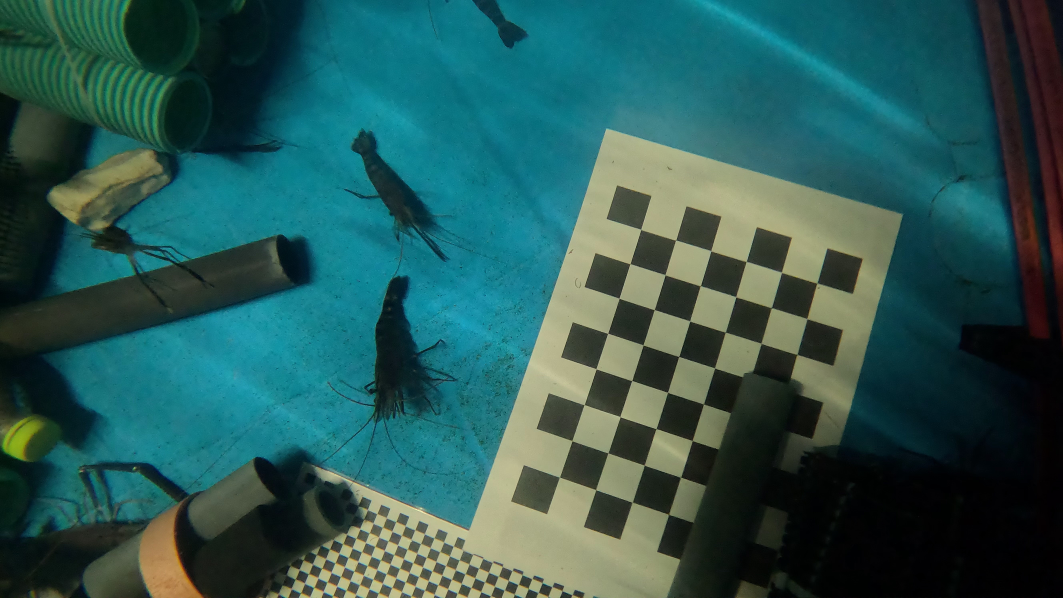
#> input picture src/image_enhancement/GX010065_1_180-jjj.jpg, 5312 x 2988 px, given as the content of the folder ./src/image_enhancement/valid_gamma, which was not available (shown at 1/5 size)
$ python motion_blur_detectiom.py
#> lines starting #> are read from the running program, lines starting #| are printed output that depends on the picture; long printed decimals are rounded; pictures that were not available may be replaced by others from this repository, and a replacement may not be noted
#> in process_images_folder, img is the input picture: shape (2988, 5312, 3); mean B, G, R 84.2, 87.5, 42.7
import cv2
import numpy as np
import cv2
import numpy as np
from tqdm import tqdm
import glob
import os

def detect_motion_blur(frame, variance_threshold=600):
    """
    Detects motion blur in a given frame.

    Parameters:
    - frame: The input frame to be analyzed.
    - variance_threshold: The threshold value for variance of the magnitude spectrum.
                          If the variance is below this threshold, it might indicate motion blur.

    Returns:
    - is_blur: A boolean value indicating whether motion blur is detected or not.
    - variance: The variance of the magnitude spectrum.

    """
#> called with variance_threshold = 525
    # Convert frame to grayscale
    gray = cv2.cvtColor(frame, cv2.COLOR_BGR2GRAY)
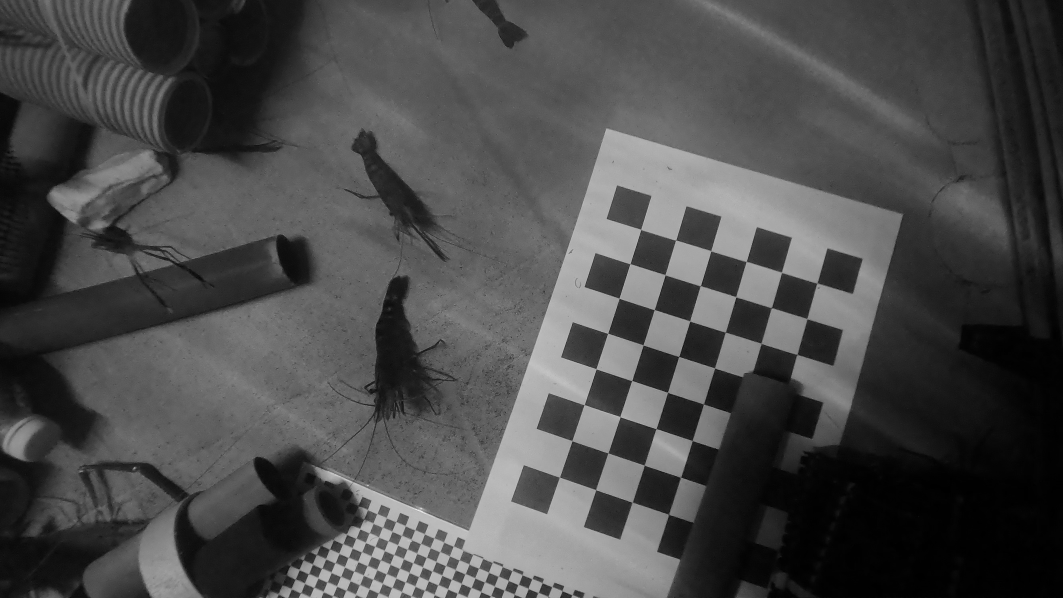
#> gray: shape (2988, 5312) (shown at 1/5 size); min 0, max 250, mean 73.7

    # Compute the Fourier Transform of the image
    f = np.fft.fft2(gray)
    fshift = np.fft.fftshift(f)

    # Compute the magnitude spectrum
    magnitude_spectrum = 20 * np.log(np.abs(fshift) + 1)  # Adding 1 to avoid log(0)
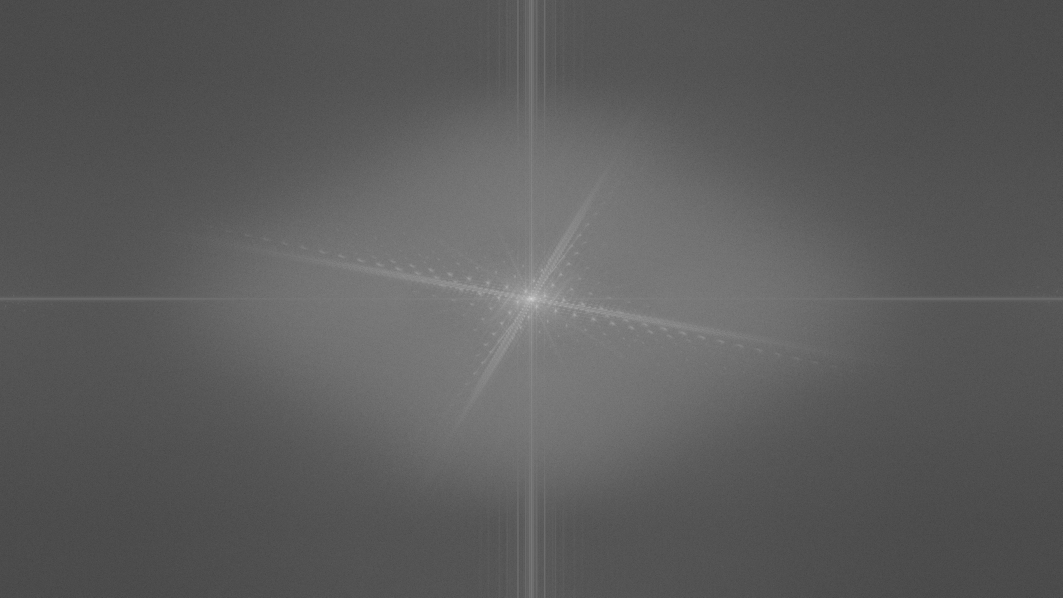
#> magnitude_spectrum: shape (2988, 5312) float64 (shown at 1/5 size); min 18.9, max 417.6, mean 163.2; drawn with min black and max white

    # Calculate the variance of the magnitude spectrum
    variance = np.var(magnitude_spectrum)
#> variance = 761

    # If variance is below the threshold, it might indicate motion blur
    if variance < variance_threshold:
        return True, variance
    else:
        return False, variance

# Replace 'path_to_your_video.mp4' with the actual path to your video file


def process_images_folder(folder, variance_threshold=550):
    """
    Process images in a folder and detect motion blur.

    Args:
        folder (str): The path to the folder containing the images.
        variance_threshold (int, optional): The threshold for detecting motion blur. Defaults to 550.

    Returns:
        None
    """
    # get all the files in the folder
    files = glob.glob(folder + '/*')
    # iterate over the files
    folder_to_save = os.path.join('./src/image_enhancement', 'blur')
    for file in tqdm(files):
        # read the image
        img = cv2.imread(file)
        #check if img is image file
        if img is None:
            continue
        # apply gamma correction
        is_blurry, variance = detect_motion_blur(img, variance_threshold)
#> is_blurry = False; variance = 761
        new_file_name = os.path.basename(file)+ '_blur.jpg'
        if is_blurry:
            print(f"{file} is blurry with variance {variance}")
            cv2.imwrite(os.path.join(folder_to_save, new_file_name), img)
        else:
            print(f"{file} is not blurry with variance {variance}")
#| _only/GX010065_1_180-jjj.jpg is not blurry with variance 760.970
process_images_folder("./src/image_enhancement/valid_gamma", 525)

$ run again, on src/image_enhancement/GX010071_MP4-0_jpg.rf.ee0df6c24807160545469e2389a0ed81.jpg
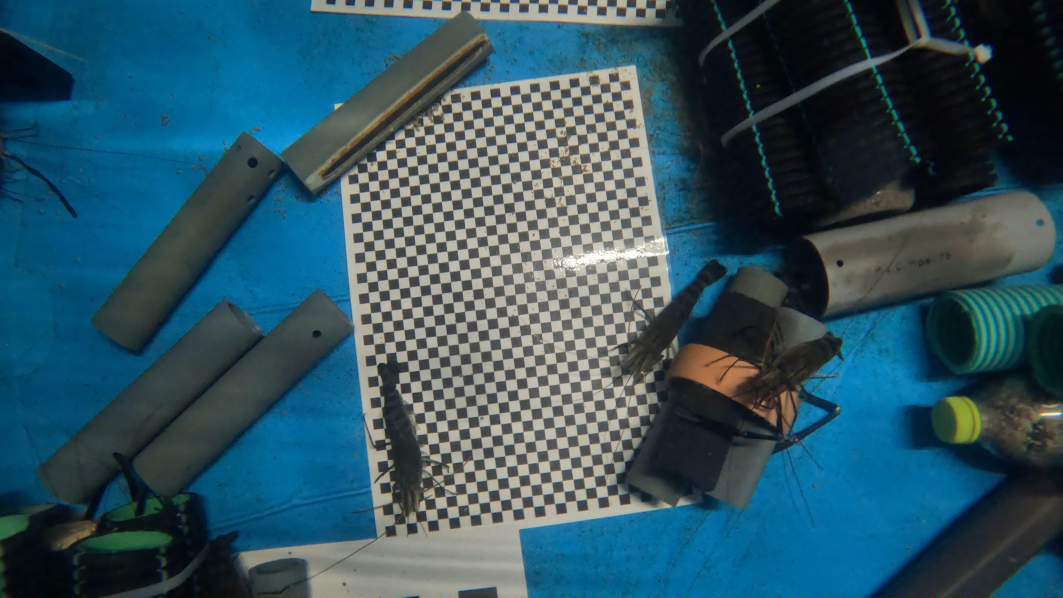
#> input picture src/image_enhancement/GX010071_MP4-0_jpg.rf.ee0df6c24807160545469e2389a0ed81.jpg, 5312 x 2988 px, given as the content of the folder ./src/image_enhancement/valid_gamma, which was not available (shown at 1/5 size)
#> in process_images_folder, img is the input picture: shape (2988, 5312, 3); mean B, G, R 96.7, 83.4, 48.9
#> in detect_motion_blur, `gray = cv2.cvtColor(frame, cv2.COLOR_BGR2GRAY)`:
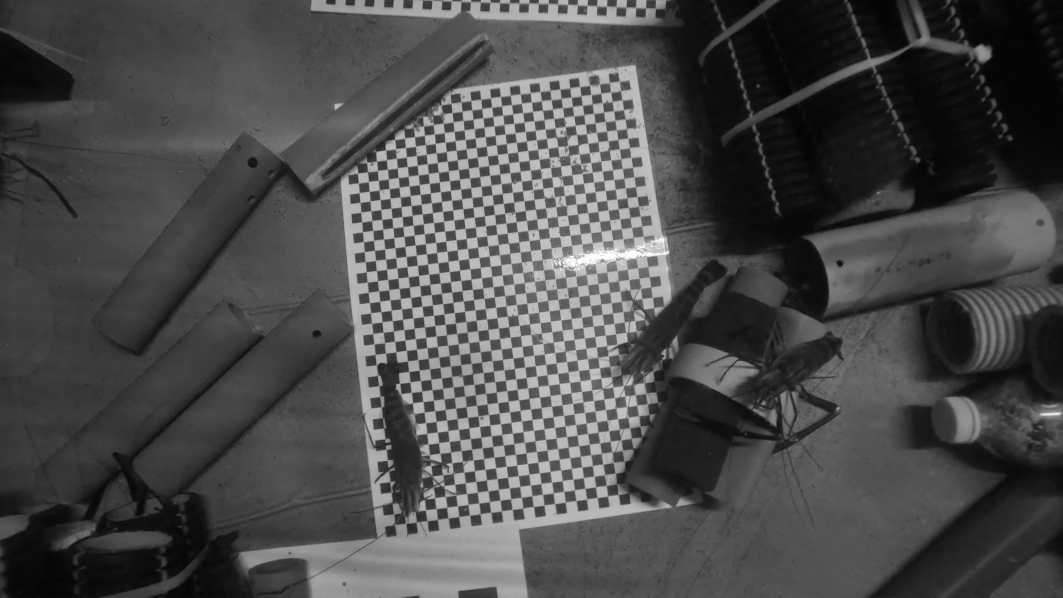
#> gray: shape (2988, 5312) (shown at 1/5 size); min 1, max 255, mean 74.6
#> in detect_motion_blur, `variance = np.var(magnitude_spectrum)`: variance = 652.4
#> in process_images_folder, `is_blurry, variance = detect_motion_blur(img, variance_threshold)`: is_blurry = False; variance = 652.4
#| _only/GX010071_MP4-0_jpg.rf.ee0df6c24807160545469e2389a0ed81.jpg is not blurry with variance 652.374
